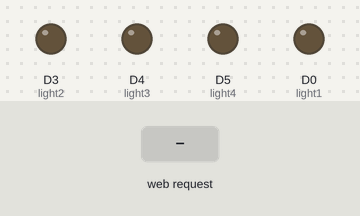
Simulated run of this sketch. Board: ESP8266 (NodeMCU). Shown: output pins drawn as LEDs (lit = HIGH). The test bench sets the inputs (shaded band). What the sketch prints to the serial monitor is not drawn.

Above: at 1.2 s.
1.3 s: HTTP request GET /l1 received
At 2.1 s:
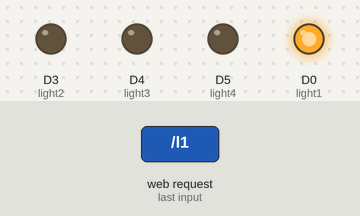
2.8 s: HTTP request GET /l2 received
At 3.2 s:
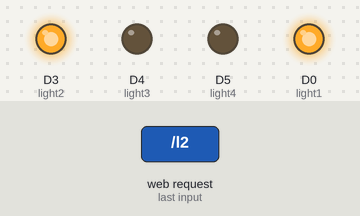
4.3 s: HTTP request GET /l3 received
At 5.5 s:
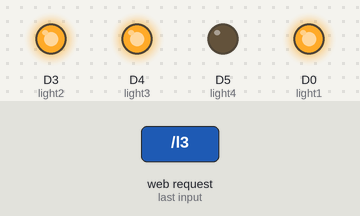
5.8 s: HTTP request GET /l4 received
At 6.7 s:
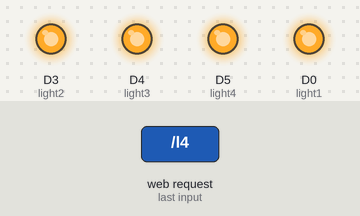
7.3 s: HTTP request GET /l1 received
At 7.8 s:
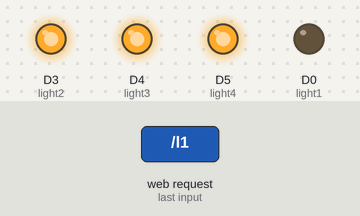
8.8 s: HTTP request GET /l2 received
At 10.2 s:
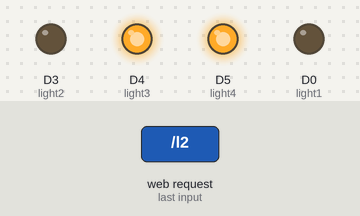
Timing chart, 0 to 11.3 s (numbered marks = the images above; inputs shaded):
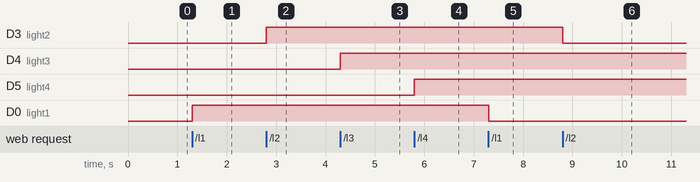

The sketch:

homeautomation1.ino
```cpp
#include<ESP8266WiFi.h>
#include<ESP8266WebServer.h>
#include<ESP8266mDNS.h>
#include <WiFiClient.h>
MDNSResponder mdns;
ESP8266WebServer server(80);


char* password = "12345678";
char* ssid ="tinkering_lab";

int light1 =16;
int light2 =D3;
int light3 =D4;
int light4 =D5;
char webpage[] PROGMEM = R"====(
<html>
<head>
</head>
<body>

<button>
<a href=\l1>Light 1
</a>
</button>
<button>
<a href=\l2>Light 2
</a>
</button>
<button>
<a href=\l3>light 3
</a>
</button>
<button>
<a href=\l4>light 4
</a>
</button>

</body>
</html>
)====";

  void light_1()
{
  digitalWrite(light1,!digitalRead(light1));
  server.send_P(200,"text/html",webpage);

  }
  void light_2()
{
  digitalWrite(light2,!digitalRead(light2));
  server.send_P(200,"text/html",webpage);

  }
  void light_3()
{
  digitalWrite(light3,!digitalRead(light3));
  server.send_P(200,"text/html",webpage);

  }
  void light_4()
{
  digitalWrite(light4,!digitalRead(light4));
  server.send_P(200,"text/html",webpage);

  }
void setup() {

  pinMode(light1,OUTPUT);
  pinMode(light2,OUTPUT);
  pinMode(light3,OUTPUT);
  pinMode(light4,OUTPUT);

  Serial.begin(115200);
  Serial.print("Configuring access point...");
  WiFi.softAP(ssid, password);
  IPAddress myIP = WiFi.softAPIP();
  Serial.print("AP IP address: ");
  Serial.println(myIP);


  server.on("/",[](){server.send_P(200,"text/html",webpage);});
  server.on("/l1",light_1);
  server.on("/l2",light_2);
  server.on("/l3",light_3);
  server.on("/l4",light_4);
  server.begin();

}

void loop() {

  server.handleClient();


}
```

Measured:
- after the input at 1.3 s, D0 (light1): LOW → HIGH at once
- after the input at 2.8 s, D3 (light2): LOW → HIGH at once
- after the input at 4.3 s, D4 (light3): LOW → HIGH at once
- after the input at 5.8 s, D5 (light4): LOW → HIGH at once
- after the input at 7.3 s, D0 (light1): HIGH → LOW at once
- after the input at 8.8 s, D3 (light2): HIGH → LOW at once
